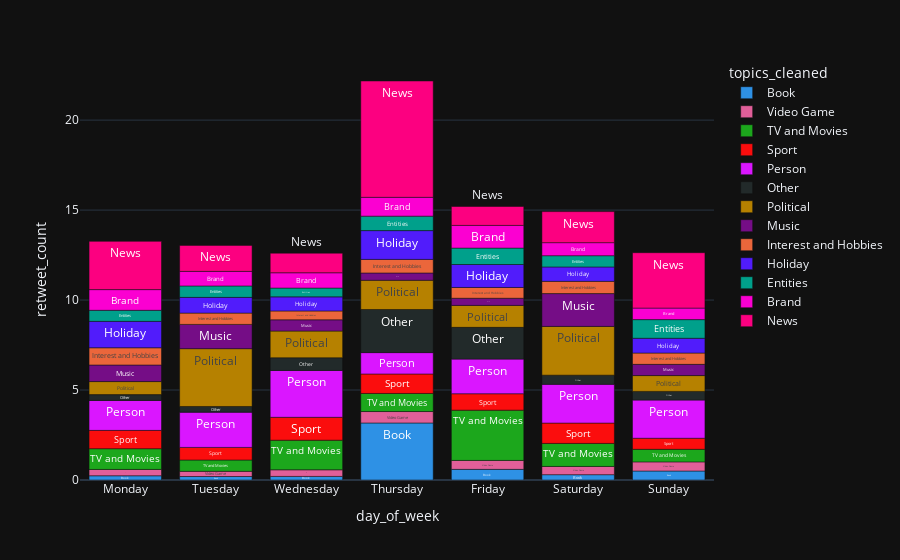

Write notebook code for a chart like this one.
### Code cell
fig = px.bar(topic_analysis_2021_week_day, x="day_of_week", y="retweet_count", color="topics_cleaned", text="topics_cleaned", category_orders={'day_of_week': week_days}, color_discrete_sequence=px.colors.qualitative.Dark24, title='Retweet count mean per topic during the week in 2021')
fig.show()

### Figure 1 — Plotly figure (JSON) as saved in the notebook; plotly's stock layout.template omitted (floating-point values rounded to 4 significant figures)
{"data": [{"alignmentgroup": "True", "hovertemplate": "topics_cleaned=%{text}<br>day_of_week=%{x}<br>retweet_count=%{y}<extra></extra>", "legendgroup": "Book", "marker": {"color": "#2E91E5", "pattern": {"shape": ""}}, "name": "Book", "offsetgroup": "Book", "orientation": "v", "showlegend": true, "text": ["Book", "Book", "Book", "Book", "Book", "Book", "Book"], "textposition": "auto", "x": ["Friday", "Monday", "Saturday", "Sunday", "Thursday", "Tuesday", "Wednesday"], "xaxis": "x", "y": [0.5918, 0.2353, 0.2955, 0.5, 3.17, 0.1935, 0.2], "yaxis": "y", "type": "bar"}, {"alignmentgroup": "True", "hovertemplate": "topics_cleaned=%{text}<br>day_of_week=%{x}<br>retweet_count=%{y}<extra></extra>", "legendgroup": "Video Game", "marker": {"color": "#E15F99", "pattern": {"shape": ""}}, "name": "Video Game", "offsetgroup": "Video Game", "orientation": "v", "showlegend": true, "text": ["Video Game", "Video Game", "Video Game", "Video Game", "Video Game", "Video Game", "Video Game"], "textposition": "auto", "x": ["Friday", "Monday", "Saturday", "Sunday", "Thursday", "Tuesday", "Wednesday"], "xaxis": "x", "y": [0.4968, 0.3511, 0.4583, 0.5071, 0.6349, 0.2898, 0.3669], "yaxis": "y", "type": "bar"}, {"alignmentgroup": "True", "hovertemplate": "topics_cleaned=%{text}<br>day_of_week=%{x}<br>retweet_count=%{y}<extra></extra>", "legendgroup": "TV and Movies", "marker": {"color": "#1CA71C", "pattern": {"shape": ""}}, "name": "TV and Movies", "offsetgroup": "TV and Movies", "orientation": "v", "showlegend": true, "text": ["TV and Movies", "TV and Movies", "TV and Movies", "TV and Movies", "TV and Movies", "TV and Movies", "TV and Movies"], "textposition": "auto", "x": ["Friday", "Monday", "Saturday", "Sunday", "Thursday", "Tuesday", "Wednesday"], "xaxis": "x", "y": [2.793, 1.154, 1.28, 0.6991, 1.006, 0.627, 1.646], "yaxis": "y", "type": "bar"}, {"alignmentgroup": "True", "hovertemplate": "topics_cleaned=%{text}<br>day_of_week=%{x}<br>retweet_count=%{y}<extra></extra>", "legendgroup": "Sport", "marker": {"color": "#FB0D0D", "pattern": {"shape": ""}}, "name": "Sport", "offsetgroup": "Sport", "orientation": "v", "showlegend": true, "text": ["Sport", "Sport", "Sport", "Sport", "Sport", "Sport", "Sport"], "textposition": "auto", "x": ["Friday", "Monday", "Saturday", "Sunday", "Thursday", "Tuesday", "Wednesday"], "xaxis": "x", "y": [0.913, 1.018, 1.132, 0.615, 1.083, 0.7015, 1.273], "yaxis": "y", "type": "bar"}, {"alignmentgroup": "True", "hovertemplate": "topics_cleaned=%{text}<br>day_of_week=%{x}<br>retweet_count=%{y}<extra></extra>", "legendgroup": "Person", "marker": {"color": "#DA16FF", "pattern": {"shape": ""}}, "name": "Person", "offsetgroup": "Person", "orientation": "v", "showlegend": true, "text": ["Person", "Person", "Person", "Person", "Person", "Person", "Person"], "textposition": "auto", "x": ["Friday", "Monday", "Saturday", "Sunday", "Thursday", "Tuesday", "Wednesday"], "xaxis": "x", "y": [1.924, 1.665, 2.151, 2.121, 1.187, 1.959, 2.606], "yaxis": "y", "type": "bar"}, {"alignmentgroup": "True", "hovertemplate": "topics_cleaned=%{text}<br>day_of_week=%{x}<br>retweet_count=%{y}<extra></extra>", "legendgroup": "Other", "marker": {"color": "#222A2A", "pattern": {"shape": ""}}, "name": "Other", "offsetgroup": "Other", "orientation": "v", "showlegend": true, "text": ["Other", "Other", "Other", "Other", "Other", "Other", "Other"], "textposition": "auto", "x": ["Friday", "Monday", "Saturday", "Sunday", "Thursday", "Tuesday", "Wednesday"], "xaxis": "x", "y": [1.765, 0.3222, 0.511, 0.4806, 2.394, 0.3149, 0.7016], "yaxis": "y", "type": "bar"}, {"alignmentgroup": "True", "hovertemplate": "topics_cleaned=%{text}<br>day_of_week=%{x}<br>retweet_count=%{y}<extra></extra>", "legendgroup": "Political", "marker": {"color": "#B68100", "pattern": {"shape": ""}}, "name": "Political", "offsetgroup": "Political", "orientation": "v", "showlegend": true, "text": ["Political", "Political", "Political", "Political", "Political", "Political", "Political"], "textposition": "auto", "x": ["Friday", "Monday", "Saturday", "Sunday", "Thursday", "Tuesday", "Wednesday"], "xaxis": "x", "y": [1.221, 0.7244, 2.708, 0.8806, 1.626, 3.213, 1.484], "yaxis": "y", "type": "bar"}, {"alignmentgroup": "True", "hovertemplate": "topics_cleaned=%{text}<br>day_of_week=%{x}<br>retweet_count=%{y}<extra></extra>", "legendgroup": "Music", "marker": {"color": "#750D86", "pattern": {"shape": ""}}, "name": "Music", "offsetgroup": "Music", "orientation": "v", "showlegend": true, "text": ["Music", "Music", "Music", "Music", "Music", "Music", "Music"], "textposition": "auto", "x": ["Friday", "Monday", "Saturday", "Sunday", "Thursday", "Tuesday", "Wednesday"], "xaxis": "x", "y": [0.3978, 0.9221, 1.824, 0.6245, 0.4065, 1.35, 0.6261], "yaxis": "y", "type": "bar"}, {"alignmentgroup": "True", "hovertemplate": "topics_cleaned=%{text}<br>day_of_week=%{x}<br>retweet_count=%{y}<extra></extra>", "legendgroup": "Interest and Hobbies", "marker": {"color": "#EB663B", "pattern": {"shape": ""}}, "name": "Interest and Hobbies", "offsetgroup": "Interest and Hobbies", "orientation": "v", "showlegend": true, "text": ["Interest and Hobbies", "Interest and Hobbies", "Interest and Hobbies", "Interest and Hobbies", "Interest and Hobbies", "Interest and Hobbies", "Interest and Hobbies"], "textposition": "auto", "x": ["Friday", "Monday", "Saturday", "Sunday", "Thursday", "Tuesday", "Wednesday"], "xaxis": "x", "y": [0.598, 0.9557, 0.6814, 0.6269, 0.7529, 0.6265, 0.4909], "yaxis": "y", "type": "bar"}, {"alignmentgroup": "True", "hovertemplate": "topics_cleaned=%{text}<br>day_of_week=%{x}<br>retweet_count=%{y}<extra></extra>", "legendgroup": "Holiday", "marker": {"color": "#511CFB", "pattern": {"shape": ""}}, "name": "Holiday", "offsetgroup": "Holiday", "orientation": "v", "showlegend": true, "text": ["Holiday", "Holiday", "Holiday", "Holiday", "Holiday", "Holiday", "Holiday"], "textposition": "auto", "x": ["Friday", "Monday", "Saturday", "Sunday", "Thursday", "Tuesday", "Wednesday"], "xaxis": "x", "y": [1.275, 1.47, 0.7993, 0.8213, 1.6, 0.8742, 0.7836], "yaxis": "y", "type": "bar"}, {"alignmentgroup": "True", "hovertemplate": "topics_cleaned=%{text}<br>day_of_week=%{x}<br>retweet_count=%{y}<extra></extra>", "legendgroup": "Entities", "marker": {"color": "#00A08B", "pattern": {"shape": ""}}, "name": "Entities", "offsetgroup": "Entities", "orientation": "v", "showlegend": true, "text": ["Entities", "Entities", "Entities", "Entities", "Entities", "Entities", "Entities"], "textposition": "auto", "x": ["Friday", "Monday", "Saturday", "Sunday", "Thursday", "Tuesday", "Wednesday"], "xaxis": "x", "y": [0.9126, 0.6128, 0.6246, 1.037, 0.8042, 0.6355, 0.4899], "yaxis": "y", "type": "bar"}, {"alignmentgroup": "True", "hovertemplate": "topics_cleaned=%{text}<br>day_of_week=%{x}<br>retweet_count=%{y}<extra></extra>", "legendgroup": "Brand", "marker": {"color": "#FB00D1", "pattern": {"shape": ""}}, "name": "Brand", "offsetgroup": "Brand", "orientation": "v", "showlegend": true, "text": ["Brand", "Brand", "Brand", "Brand", "Brand", "Brand", "Brand"], "textposition": "auto", "x": ["Friday", "Monday", "Saturday", "Sunday", "Thursday", "Tuesday", "Wednesday"], "xaxis": "x", "y": [1.261, 1.151, 0.7242, 0.6411, 1.045, 0.8101, 0.8488], "yaxis": "y", "type": "bar"}, {"alignmentgroup": "True", "hovertemplate": "topics_cleaned=%{text}<br>day_of_week=%{x}<br>retweet_count=%{y}<extra></extra>", "legendgroup": "News", "marker": {"color": "#FC0080", "pattern": {"shape": ""}}, "name": "News", "offsetgroup": "News", "orientation": "v", "showlegend": true, "text": ["News", "News", "News", "News", "News", "News", "News"], "textposition": "auto", "x": ["Friday", "Monday", "Saturday", "Sunday", "Thursday", "Tuesday", "Wednesday"], "xaxis": "x", "y": [1.051, 2.681, 1.727, 3.078, 6.464, 1.444, 1.089], "yaxis": "y", "type": "bar"}], "layout": {"xaxis": {"anchor": "y", "domain": [0.0, 1.0], "title": {"text": "day_of_week"}, "categoryorder": "array", "categoryarray": ["Monday", "Tuesday", "Wednesday", "Thursday", "Friday", "Saturday", "Sunday"]}, "yaxis": {"anchor": "x", "domain": [0.0, 1.0], "title": {"text": "retweet_count"}}, "legend": {"title": {"text": "topics_cleaned"}, "tracegroupgap": 0}, "margin": {"t": 60}, "barmode": "relative"}}
